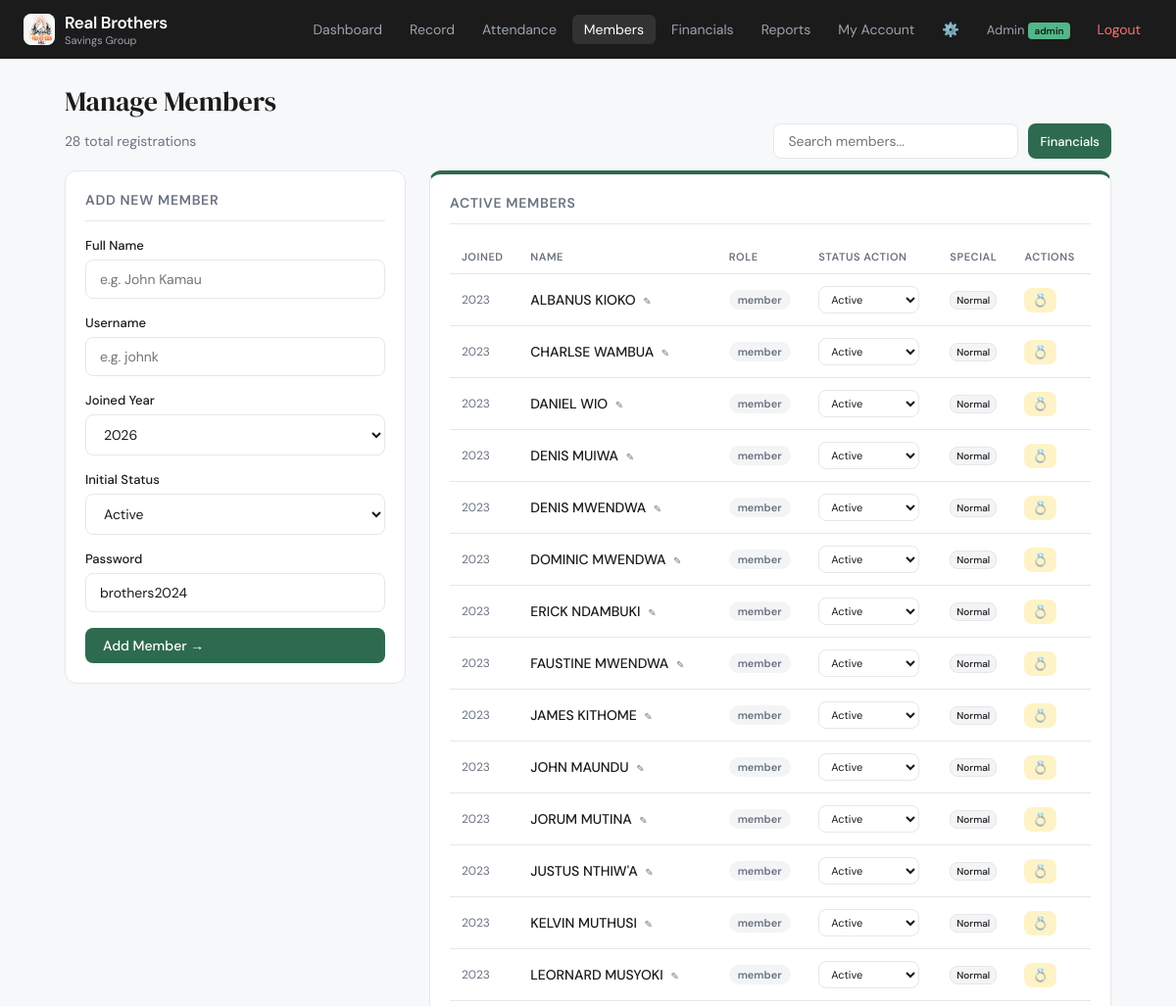
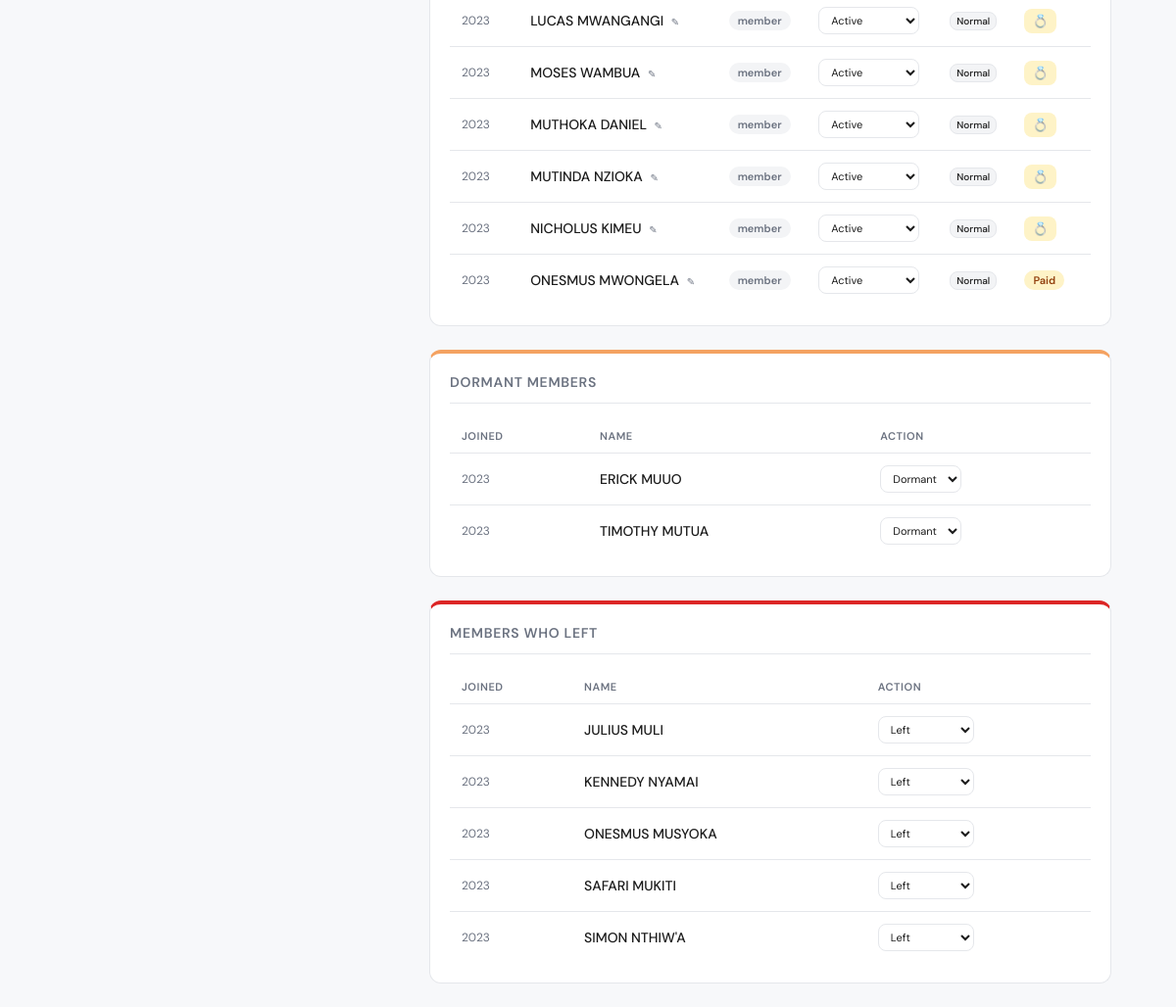
/admin/members (signed in), run on the app's committed database (2 pictures, top to bottom).
### models.py (models this page shows, shortened)
class Member(db.Model):
    __tablename__ = 'members'
    id = db.Column(db.Integer, primary_key=True)
    name = db.Column(db.String(100), nullable=False)
    username = db.Column(db.String(50), unique=True, nullable=False)
    password = db.Column(db.String(255), nullable=False)
    role = db.Column(db.String(20), default='member') # super_admin, admin, member
    status = db.Column(db.String(20), default='active') # active, dormant, suspended, exited
    is_special = db.Column(db.Boolean, default=False)
    phone = db.Column(db.String(20))
    profile_pic = db.Column(db.String(255), default='default_profile.png')
    joined_year = db.Column(db.Integer, default=2023)
    joined_date = db.Column(db.DateTime, default=datetime.utcnow)
    dowry_received = db.Column(db.Integer, default=0)
    dowry_queue_position = db.Column(db.Integer, default=0)
    created_at = db.Column(db.DateTime, default=datetime.utcnow)
    failed_login_attempts = db.Column(db.Integer, default=0)
    account_locked = db.Column(db.Boolean, default=False)
    locked_until = db.Column(db.DateTime)
    last_login = db.Column(db.DateTime)
    last_password_change = db.Column(db.DateTime)
    payments = db.relationship('Payment', backref='member', lazy=True, cascade="all, delete-orphan")
    fds = db.relationship('FixedDeposit', backref='member', lazy=True)
    refunds = db.relationship('MemberRefund', backref='member', lazy=True)
    attendances = db.relationship('Attendance', backref='member', lazy=True)

### app.py (the view, shortened to what this page needs)
@app.route('/admin/members', methods=['GET', 'POST'])
@admin_required
def manage_members():
    members = Member.query.order_by(Member.name).all()
    return render_template('manage_members.html', members=members)

### rbac.py (called while the page is built)
def admin_required(f):
    @wraps(f)
    def decorated(*args, **kwargs):
        if 'user_id' not in session:
            flash('Please log in first.', 'error')
            return redirect(url_for('login'))
        user = Member.query.get(session['user_id'])
        if not user or user.role not in ['admin', 'super_admin']:
            flash('🔧 Admin access required.', 'error')
            return redirect(url_for('dashboard'))
        return f(*args, **kwargs)
    return decorated

### templates/manage_members.html (shortened to what this page needs)
{% extends "base.html" %}
{% block content %}
<h1 class="page-title">Manage Members</h1>
<div style="display:flex; justify-content:space-between; align-items:center; margin-bottom:12px;">
  <p class="page-sub" style="margin:0;">{{ members|length }} total registrations</p>
  <div style="display:flex; gap:10px;">
    <input type="text" id="memberSearch" placeholder="Search members..." class="form-control" style="width:250px; height:36px;">
    <a href="{{ url_for('financials') }}" class="btn btn-primary btn-sm">Financials</a>
  </div>
</div>
<div style="display:grid; grid-template-columns:1fr 2fr; gap:24px; align-items:start;">
  <div class="card">
    <div class="card-header"><span class="card-title">Add New Member</span></div>
    <form method="POST">
      <div class="form-group">
        <label class="form-label">Full Name</label>
        <input type="text" name="name" class="form-control" required placeholder="e.g. John Kamau">
      </div>
      <div class="form-group">
        <label class="form-label">Username</label>
        <input type="text" name="username" class="form-control" required placeholder="e.g. johnk">
      </div>
      <div class="form-group">
        <label class="form-label">Joined Year</label>
        <select name="joined_year" class="form-control">
          <option value="2026" selected>2026</option>
        </select>
      </div>
      <div class="form-group">
        <label class="form-label">Initial Status</label>
        <select name="status" class="form-control">
          <option value="active" selected>Active</option>
        </select>
      </div>
      <div class="form-group">
        <label class="form-label">Password</label>
        <input type="text" name="password" class="form-control" value="brothers2024">
      </div>
      <button type="submit" class="btn btn-primary" style="width:100%;">Add Member →</button>
    </form>
  </div>
  <div style="display:flex; flex-direction:column; gap:24px;">
    <div class="card" style="border-top: 4px solid var(--green);">
      <div class="card-header"><span class="card-title">Active Members</span></div>
      <div class="table-wrap">
        <table>
          <thead><tr><th>Joined</th><th>Name</th><th>Role</th><th>Status Action</th><th>Special</th><th>Actions</th></tr></thead>
          <tbody>
          {% for m in members if m.status == 'active' and m.role == 'member' %}
          <tr>
            <td style="font-size:12px; color:var(--gray);">{{ m.joined_year }}</td>
            <td style="font-weight:500;">
              <span id="name-display-{{ m.id }}">{{ m.name }}</span>
              <button onclick="toggleEdit({{ m.id }}, true)" class="btn-edit-icon" style="background:none; border:none; color:var(--gray); cursor:pointer; font-size:10px; margin-left:4px;">✎</button>
            </td>
            <td><span class="badge badge-gray">{{ m.role }}</span></td>
            <td>
              <form method="POST" style="display:inline;">
                <select name="status" onchange="this.form.submit()" class="form-control" style="padding:4px 8px; font-size:11px; width:auto; height:28px;">
                  <option value="active" selected>Active</option>
                </select>
              </form>
            </td>
            <td>
               <form method="POST" style="display:inline;">
                <button type="submit" class="btn btn-sm {{ 'btn-primary' if m.is_special else 'btn-secondary' }}" style="padding:2px 6px; font-size:10px;">{{ 'SPECIAL' if m.is_special else 'Normal' }}</button>
              </form>
            </td>
            <td>
              <div style="display:flex; gap:4px;">
                {% if not m.dowry_received %}
                <form method="POST" style="display:inline;">
                  <button type="submit" class="btn btn-sm" style="background:#FEF3C7; color:#92400E; padding:4px 8px;" title="Mark Dowry Received">💍</button>
                </form>
                {% else %}
                <span class="badge badge-gold">Paid</span>
                {% endif %}
              </div>
            </td>
          </tr>
          {% endfor %}
          </tbody>
        </table>
      </div>
    </div>
    <div class="card" style="border-top: 4px solid var(--gold);">
      <div class="card-header"><span class="card-title">Dormant Members</span></div>
      <div class="table-wrap">
        <table>
          <thead><tr><th>Joined</th><th>Name</th><th>Action</th></tr></thead>
          <tbody>
          {% for m in members if m.status == 'dormant' %}
          <tr>
            <td style="font-size:12px; color:var(--gray);">{{ m.joined_year }}</td>
            <td style="font-weight:500;">{{ m.name }}</td>
            <td>
              <form method="POST" style="display:inline;">
                <select name="status" onchange="this.form.submit()" class="form-control" style="padding:4px 8px; font-size:11px; width:auto; height:28px;">
                  <option value="dormant" selected>Dormant</option>
                </select>
              </form>
            </td>
          </tr>
          {% endfor %}
          </tbody>
        </table>
      </div>
    </div>
    <div class="card" style="border-top: 4px solid #DC2626;">
      <div class="card-header"><span class="card-title">Members Who Left</span></div>
      <div class="table-wrap">
        <table>
          <thead><tr><th>Joined</th><th>Name</th><th>Action</th></tr></thead>
          <tbody>
          {% for m in members if m.status == 'exited' %}
          <tr>
            <td style="font-size:12px; color:var(--gray);">{{ m.joined_year }}</td>
            <td style="font-weight:500;">{{ m.name }}</td>
            <td>
              <form method="POST" style="display:inline;">
                <select name="status" onchange="this.form.submit()" class="form-control" style="padding:4px 8px; font-size:11px; width:auto; height:28px;">
                  <option value="exited" selected>Left</option>
                </select>
              </form>
            </td>
          </tr>
          {% endfor %}
          </tbody>
        </table>
      </div>
    </div>
  </div>
</div>
{% endblock %}

### templates/base.html (style rules this page uses)
:root { --green: #2D6A4F; --green-light: #52B788; --green-pale: #D8F3DC; --amber: #E76F51; --amber-pale: #FDEBD0; --gold: #F4A261; --dark: #1B1B1B; --gray: #6B7280; --gray-light: #F3F4F6; --border: #E5E7EB; --white: #FFFFFF; --radius: 12px; --radius-sm: 8px; }
* { box-sizing: border-box; margin: 0; padding: 0; }
body { font-family: 'DM Sans', sans-serif; background: #F7F8FA; color: var(--dark); min-height: 100vh; }
h1, h2, h3 { font-family: 'DM Serif Display', serif; font-weight: 400; }
a { color: var(--green); text-decoration: none; }
.page-title { font-size: 28px; color: var(--dark); margin-bottom: 4px; }
.page-sub { color: var(--gray); font-size: 14px; margin-bottom: 24px; }
.card { background: var(--white); border-radius: var(--radius); border: 1px solid var(--border); padding: 20px; }
.card-header { display: flex; align-items: center; justify-content: space-between; margin-bottom: 16px; padding-bottom: 12px; border-bottom: 1px solid var(--border); }
.card-title { font-family: 'DM Sans', sans-serif; font-size: 14px; font-weight: 600; color: var(--gray); text-transform: uppercase; letter-spacing: 0.05em; }
.table-wrap { overflow-x: auto; }
table { width: 100%; border-collapse: collapse; font-size: 14px; }
th { font-size: 11px; font-weight: 600; color: var(--gray); text-transform: uppercase; letter-spacing: 0.05em; padding: 10px 12px; text-align: left; border-bottom: 1px solid var(--border); }
td { padding: 12px 12px; border-bottom: 1px solid var(--border); color: var(--dark); vertical-align: middle; }
tr:last-child td { border-bottom: none; }
.badge { display: inline-flex; align-items: center; gap: 4px; font-size: 11px; font-weight: 600; padding: 3px 9px; border-radius: 20px; white-space: nowrap; }
.badge-gray { background: var(--gray-light); color: var(--gray); }
.badge-gold { background: #FEF3C7; color: #92400E; }
.btn { display: inline-flex; align-items: center; gap: 6px; padding: 9px 18px; border-radius: var(--radius-sm); font-size: 14px; font-weight: 500; cursor: pointer; transition: all 0.15s; border: none; font-family: 'DM Sans', sans-serif; }
.btn-primary { background: var(--green); color: var(--white); }
.btn-secondary { background: var(--gray-light); color: var(--dark); border: 1px solid var(--border); }
.btn-sm { padding: 6px 12px; font-size: 13px; }
.form-group { margin-bottom: 16px; }
.form-label { display: block; font-size: 13px; font-weight: 500; color: var(--dark); margin-bottom: 6px; }
.form-control { width: 100%; padding: 10px 14px; border: 1px solid var(--border); border-radius: var(--radius-sm); font-size: 14px; font-family: 'DM Sans', sans-serif; background: var(--white); color: var(--dark); outline: none; transition: border 0.15s; }
select.form-control { cursor: pointer; }

### data on the page
Member: joined_year "2023", name "ALBANUS KIOKO", role "member", is_special "Normal"
Member: joined_year "2023", name "CHARLSE WAMBUA", role "member", is_special "Normal"
Member: joined_year "2023", name "DANIEL WIO", role "member", is_special "Normal"
Member: joined_year "2023", name "DENIS MUIWA", role "member", is_special "Normal"
Member: joined_year "2023", name "DENIS MWENDWA", role "member", is_special "Normal"
Member: joined_year "2023", name "DOMINIC MWENDWA", role "member", is_special "Normal"
Member: joined_year "2023", name "ERICK NDAMBUKI", role "member", is_special "Normal"
Member: joined_year "2023", name "FAUSTINE MWENDWA", role "member", is_special "Normal"
Member: joined_year "2023", name "JAMES KITHOME", role "member", is_special "Normal"
Member: joined_year "2023", name "JOHN MAUNDU", role "member", is_special "Normal"
Member: joined_year "2023", name "JORUM MUTINA", role "member", is_special "Normal"
Member: joined_year "2023", name "JUSTUS NTHIW'A", role "member", is_special "Normal"
Member: joined_year "2023", name "KELVIN MUTHUSI", role "member", is_special "Normal"
Member: joined_year "2023", name "LEORNARD MUSYOKI", role "member", is_special "Normal"
Member: joined_year "2023", name "LUCAS MWANGANGI", role "member", is_special "Normal"
Member: joined_year "2023", name "MOSES WAMBUA", role "member", is_special "Normal"
Member: joined_year "2023", name "MUTHOKA DANIEL", role "member", is_special "Normal"
Member: joined_year "2023", name "MUTINDA NZIOKA", role "member", is_special "Normal"
Member: joined_year "2023", name "NICHOLUS KIMEU", role "member", is_special "Normal"
Member: joined_year "2023", name "ONESMUS MWONGELA", role "member", is_special "Normal", dowry_received "Paid"
Member: joined_year "2023", name "ERICK MUUO"
Member: joined_year "2023", name "TIMOTHY MUTUA"
Member: joined_year "2023", name "JULIUS MULI"
Member: joined_year "2023", name "KENNEDY NYAMAI"
Member: joined_year "2023", name "ONESMUS MUSYOKA"
Member: joined_year "2023", name "SAFARI MUKITI"
Member: joined_year "2023", name "SIMON NTHIW'A"

### other printed values
{{ session.name }} "Admin"
{{ session.role }} "admin"
{{ members|length }} "28"
